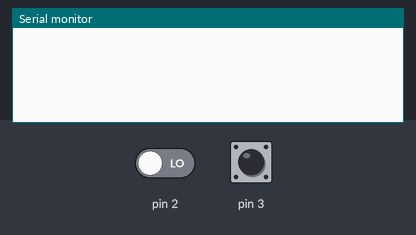
The sketch below on a simulated Arduino Uno, built with avr-gcc and run on an emulated ATmega328P. Parts: the last lines printed to the serial monitor. The inputs (shaded band) are chosen by the test bench; at power-on: pin 3 LOW, pin 2 LOW.

Above: at 1.2 s.
1.3 s: pin 3 pulsed HIGH 2 times (0.12 s each, 0.3 s apart)
At 1.9 s:
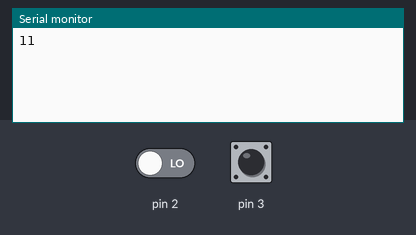
3.4 s: pin 2 driven HIGH
At 4.9 s:
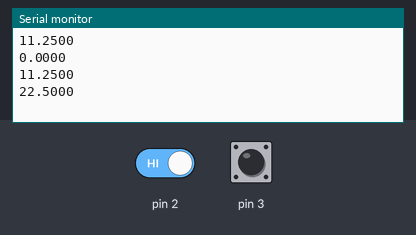
Timing chart, 0 to 6.4 s (numbered marks = the images above; inputs shaded):
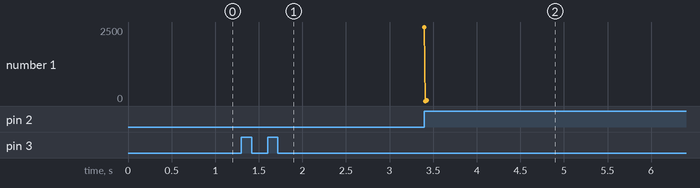

The sketch:

REUnityTest.ino
```cpp
const float STEP_ANGLE = 11.25;
volatile bool pin2, pin3;
volatile float degree;
void setup() {
  degree = 0;
  pinMode(2, INPUT);
  pinMode(3, INPUT);
  Serial.begin(9600);
  attachInterrupt(digitalPinToInterrupt(3), launch, CHANGE);
}

void loop() {

}

void launch() {
  pin2 = digitalRead(2);
  pin3 = digitalRead(3);
  if (pin2^pin3) {
    while (digitalRead(2)^digitalRead(3)) {}
    if (!(pin2^digitalRead(2))&(pin3^digitalRead(3))==1) {
      degree += STEP_ANGLE;
    } else {
      degree -= STEP_ANGLE;
    }
  } else {
    while (!(digitalRead(2)^digitalRead(3))) {}
    if ((pin2^digitalRead(2))&!(pin3^digitalRead(3))==1) {
      degree += STEP_ANGLE;
    } else {
      degree -= STEP_ANGLE;
    }
  }
  Serial.print(degree,4);
  Serial.print("\t");
  Serial.println("");
}
```

Measured:
- after the input at 1.3 s, the serial monitor: prints a new line after 0.12 s (image 1)
- after the input at 3.4 s, the serial monitor: prints a new line at once (image 2)
